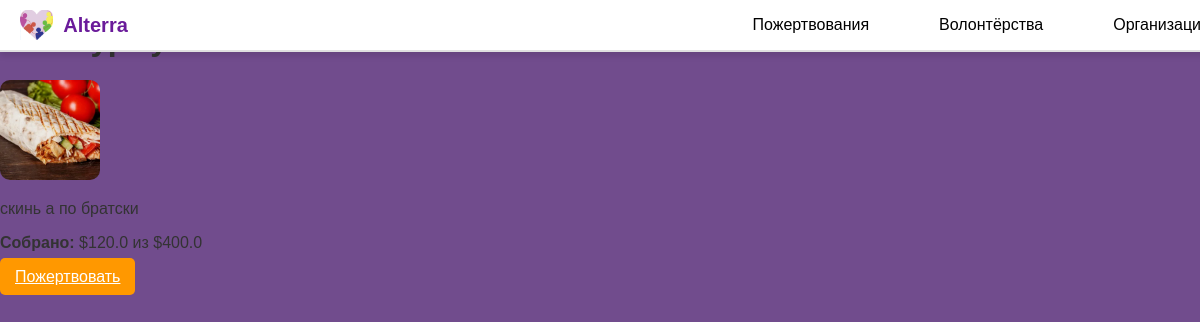
Before: /campaign/9 with the older database file.
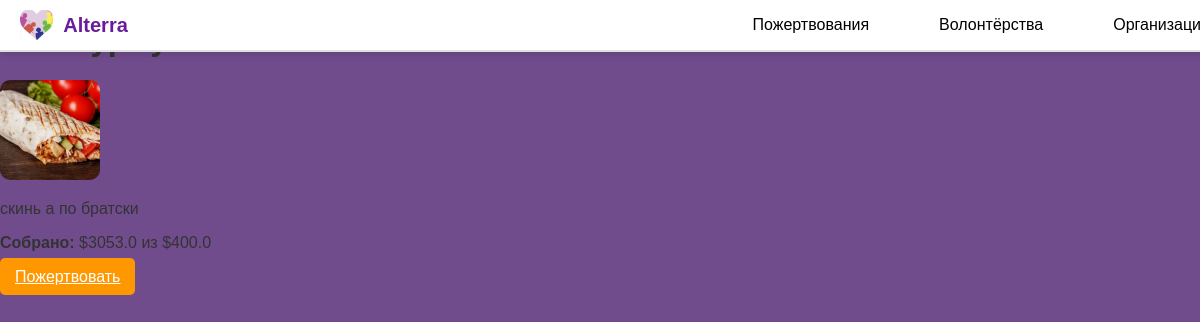
After: the same page with the newer database file.
### tables this page shows
CREATE TABLE campaigns (
    id INTEGER PRIMARY KEY AUTOINCREMENT,
    title TEXT NOT NULL,
    description TEXT NOT NULL,
    image_url TEXT,
    goal REAL NOT NULL,
    collected REAL NOT NULL DEFAULT 0,
    days_left INTEGER NOT NULL
, user_id INTEGER, payment_details TEXT);

### app.py (the view)
@app.route('/campaign/<int:campaign_id>')
def campaign_details(campaign_id):
    conn = get_db_connection()
    campaign = conn.execute('SELECT * FROM campaigns WHERE id = ?', (campaign_id,)).fetchone()
    conn.close()
    if not campaign:
        return "Кампания не найдена", 404
    return render_template('campaign_details.html', campaign=campaign)

### app.py (called while the page is built)
def get_db_connection():
    conn = sqlite3.connect(DATABASE)
    conn.row_factory = sqlite3.Row
    return conn

### templates/campaign_details.html (shortened to what this page needs)
<!DOCTYPE html>
<html lang="ru">
<head>
    <link rel="stylesheet" href="/static/css/styles.css">
</head>
<body>
    <div class="container">
        <header class="header">
            <div class="header-container">
                <div class="logo">
                    <img src="/static/images/logo.png" alt="Alterra" class="logo-img">
                    <span class="logo-text">Alterra</span>
                </div>
                <nav class="nav">
                    <a href="{{ url_for('home') }}">Пожертвования</a>
                    <a href="{{ url_for('volunteering') }}">Волонтёрства</a>
                    <a href="{{ url_for('organizations') }}">Организации</a>
                </nav>
            </div>
        </header>
        <main class="campaign-details">
            <h1>{{ campaign.title }}</h1>
            <img src="{{ campaign.image_url }}" alt="{{ campaign.title }}" class="campaign-image">
            <p>{{ campaign.description }}</p>
            <p><strong>Собрано:</strong> ${{ campaign.collected }} из ${{ campaign.goal }}</p>
            <a href="{{ url_for('donate', campaign_id=campaign.id) }}" class="btn">Пожертвовать</a>
        </main>
    </div>
</body>
</html>

### static/css/styles.css (style rules this page uses)
body { margin: 0; padding: 0; font-family: Arial, sans-serif; background-color: #714C8D; color: #333; }
.container { width: 100%; margin: 0 auto; }
.header { background-color: #fff; border-bottom: 2px solid #e0e0e0; padding: 10px 20px; display: flex; justify-content: center; align-items: center; position: fixed; top: 0; width: 100%; z-index: 1000; box-shadow: 0 4px 6px rgba(0, 0, 0, 0.1); }
.header-container { width: 100%; max-width: 1200px; display: flex; justify-content: space-between; align-items: center; }
.logo { display: flex; align-items: center; }
.logo-img { height: 30px; margin-right: 10px; }
.logo-text { font-size: 20px; font-weight: bold; color: #6a1b9a; }
.nav { display: flex; gap: 50px; margin-left: 450px; }
.nav a { text-decoration: none; color: #000; padding: 5px 10px; border-radius: 5px; transition: background-color 0.3s; }
.logo { font-size: 24px; font-weight: bold; color: #6a1b9a; }
.btn { background-color: #ff9800; color: #fff; padding: 10px 15px; border: none; border-radius: 5px; font-size: 16px; cursor: pointer; transition: background-color 0.3s ease; }
.campaign-image { width: 100px; height: 100px; border-radius: 10px; object-fit: cover; }

Changed rows visible on the page:
changed campaigns "скинь а по братски": collected "120.0" → "3053.0"
